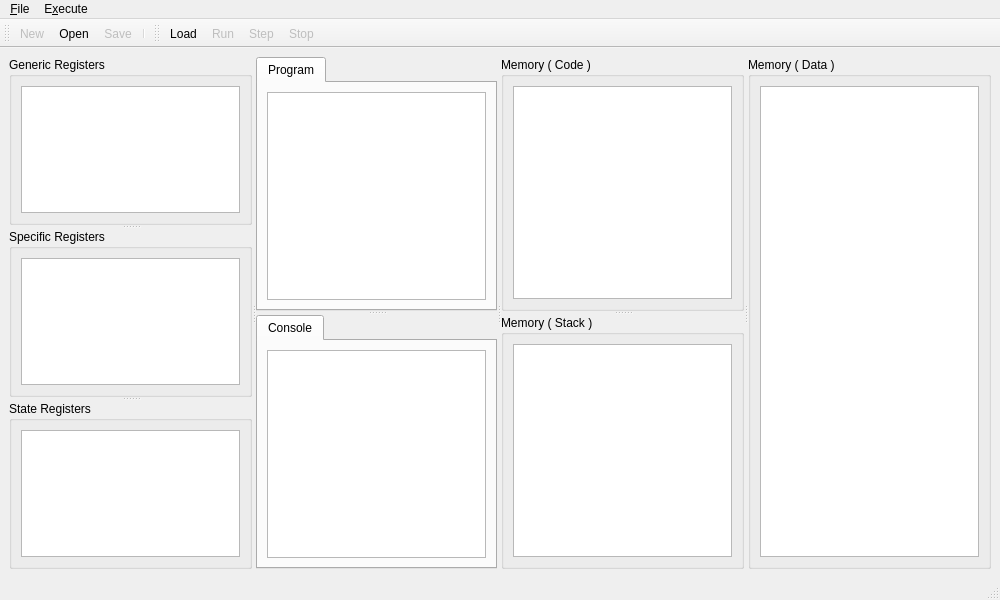
<?xml version="1.0" encoding="UTF-8"?>
<ui version="4.0">
 <class>MainWindow</class>
 <widget class="QMainWindow" name="MainWindow">
  <property name="enabled">
   <bool>true</bool>
  </property>
  <property name="geometry">
   <rect>
    <x>0</x>
    <y>0</y>
    <width>1000</width>
    <height>600</height>
   </rect>
  </property>
  <property name="windowTitle">
   <string>8086 Simulator</string>
  </property>
  <property name="windowIcon">
   <iconset theme="cpu">
    <normaloff>.</normaloff>.</iconset>
  </property>
  <widget class="QWidget" name="mainwidget">
   <layout class="QGridLayout" name="gridLayout_8">
    <item row="0" column="0">
     <widget class="QSplitter" name="mainsplitter">
      <property name="orientation">
       <enum>Qt::Horizontal</enum>
      </property>
      <widget class="QWidget" name="leftwidget" native="true">
       <layout class="QGridLayout" name="gridLayout_11">
        <item row="0" column="0">
         <widget class="QSplitter" name="leftsplitter">
          <property name="orientation">
           <enum>Qt::Vertical</enum>
          </property>
          <property name="childrenCollapsible">
           <bool>false</bool>
          </property>
          <widget class="QGroupBox" name="grpGenRegs">
           <property name="title">
            <string>Generic Registers</string>
           </property>
           <layout class="QVBoxLayout" name="verticalLayout">
            <item>
             <widget class="QTreeView" name="treeGenericRegs"/>
            </item>
           </layout>
          </widget>
          <widget class="QGroupBox" name="grpSpecRegs">
           <property name="title">
            <string>Specific Registers</string>
           </property>
           <layout class="QVBoxLayout" name="verticalLayout_2">
            <item>
             <widget class="QTreeView" name="treeSpecificRegs"/>
            </item>
           </layout>
          </widget>
          <widget class="QGroupBox" name="grpStateRegs">
           <property name="title">
            <string>State Registers</string>
           </property>
           <layout class="QVBoxLayout" name="verticalLayout_3">
            <item>
             <widget class="QTreeView" name="treeStateRegs"/>
            </item>
           </layout>
          </widget>
         </widget>
        </item>
       </layout>
      </widget>
      <widget class="QWidget" name="midwidget" native="true">
       <property name="enabled">
        <bool>true</bool>
       </property>
       <layout class="QGridLayout" name="gridLayout_10">
        <item row="0" column="0">
         <widget class="QSplitter" name="middlesplitter">
          <property name="orientation">
           <enum>Qt::Vertical</enum>
          </property>
          <property name="childrenCollapsible">
           <bool>false</bool>
          </property>
          <widget class="QTabWidget" name="mainTabWidget">
           <property name="currentIndex">
            <number>0</number>
           </property>
           <widget class="QWidget" name="tabPrg">
            <attribute name="icon">
             <iconset theme="document-edit">
              <normaloff>.</normaloff>.</iconset>
            </attribute>
            <attribute name="title">
             <string>Program</string>
            </attribute>
            <attribute name="toolTip">
             <string>Assembly code</string>
            </attribute>
            <layout class="QGridLayout" name="gridLayout_5">
             <item row="0" column="0">
              <widget class="CodeEditor" name="asmEdit">
               <property name="font">
                <font>
                 <family>.SF NS Text</family>
                 <pointsize>10</pointsize>
                </font>
               </property>
              </widget>
             </item>
            </layout>
           </widget>
          </widget>
          <widget class="QTabWidget" name="bottomTabWidget">
           <property name="enabled">
            <bool>true</bool>
           </property>
           <widget class="QWidget" name="tabConsole">
            <attribute name="title">
             <string>Console</string>
            </attribute>
            <layout class="QGridLayout" name="gridLayout">
             <item row="0" column="0">
              <widget class="QPlainTextEdit" name="txtConsole">
               <property name="font">
                <font>
                 <family>.SF NS Text</family>
                 <pointsize>10</pointsize>
                </font>
               </property>
               <property name="lineWrapMode">
                <enum>QPlainTextEdit::NoWrap</enum>
               </property>
               <property name="textInteractionFlags">
                <set>Qt::TextSelectableByKeyboard|Qt::TextSelectableByMouse</set>
               </property>
              </widget>
             </item>
            </layout>
           </widget>
          </widget>
         </widget>
        </item>
       </layout>
      </widget>
      <widget class="QWidget" name="rightWidget" native="true">
       <layout class="QGridLayout" name="gridLayout_3">
        <item row="0" column="0">
         <widget class="QSplitter" name="rightsplitter1">
          <property name="orientation">
           <enum>Qt::Vertical</enum>
          </property>
          <widget class="QGroupBox" name="grpMemory">
           <property name="title">
            <string>Memory ( Code )</string>
           </property>
           <layout class="QVBoxLayout" name="verticalLayout_4">
            <item>
             <widget class="QTreeView" name="treeMemory">
              <property name="alternatingRowColors">
               <bool>true</bool>
              </property>
              <property name="rootIsDecorated">
               <bool>false</bool>
              </property>
             </widget>
            </item>
           </layout>
          </widget>
          <widget class="QGroupBox" name="grpMemory2">
           <property name="title">
            <string>Memory ( Stack )</string>
           </property>
           <layout class="QVBoxLayout" name="verticalLayout_6">
            <item>
             <widget class="QTreeView" name="treeMemory2">
              <property name="alternatingRowColors">
               <bool>true</bool>
              </property>
              <property name="rootIsDecorated">
               <bool>false</bool>
              </property>
             </widget>
            </item>
           </layout>
          </widget>
         </widget>
        </item>
       </layout>
      </widget>
      <widget class="QWidget" name="rightWidget2" native="true">
       <layout class="QGridLayout" name="gridLayout_4">
        <item row="0" column="0">
         <widget class="QGroupBox" name="grpMemory3">
          <property name="title">
           <string>Memory ( Data )</string>
          </property>
          <layout class="QVBoxLayout" name="verticalLayout_11">
           <item>
            <widget class="QTreeView" name="treeMemory3">
             <property name="alternatingRowColors">
              <bool>true</bool>
             </property>
             <property name="rootIsDecorated">
              <bool>false</bool>
             </property>
            </widget>
           </item>
          </layout>
         </widget>
        </item>
       </layout>
      </widget>
     </widget>
    </item>
   </layout>
  </widget>
  <widget class="QMenuBar" name="menubar">
   <property name="geometry">
    <rect>
     <x>0</x>
     <y>0</y>
     <width>1000</width>
     <height>22</height>
    </rect>
   </property>
   <widget class="QMenu" name="menuFile">
    <property name="title">
     <string>&amp;File</string>
    </property>
    <addaction name="actionNew"/>
    <addaction name="actionOpen"/>
    <addaction name="actionSave"/>
    <addaction name="separator"/>
    <addaction name="actionQuit"/>
   </widget>
   <widget class="QMenu" name="menuExecute">
    <property name="title">
     <string>E&amp;xecute</string>
    </property>
    <addaction name="actionLoad"/>
    <addaction name="separator"/>
    <addaction name="actionRun"/>
    <addaction name="actionStep"/>
    <addaction name="actionMicrostep "/>
    <addaction name="actionStop"/>
   </widget>
   <addaction name="menuFile"/>
   <addaction name="menuExecute"/>
  </widget>
  <widget class="QStatusBar" name="statusbar"/>
  <widget class="QToolBar" name="toolbarDefault">
   <property name="windowTitle">
    <string>Default bar</string>
   </property>
   <attribute name="toolBarArea">
    <enum>TopToolBarArea</enum>
   </attribute>
   <attribute name="toolBarBreak">
    <bool>false</bool>
   </attribute>
   <addaction name="actionNew"/>
   <addaction name="actionOpen"/>
   <addaction name="actionSave"/>
   <addaction name="separator"/>
  </widget>
  <widget class="QToolBar" name="toolbarRun">
   <property name="windowTitle">
    <string>Execute bar</string>
   </property>
   <property name="toolButtonStyle">
    <enum>Qt::ToolButtonTextBesideIcon</enum>
   </property>
   <attribute name="toolBarArea">
    <enum>TopToolBarArea</enum>
   </attribute>
   <attribute name="toolBarBreak">
    <bool>false</bool>
   </attribute>
   <addaction name="actionLoad"/>
   <addaction name="actionRun"/>
   <addaction name="actionStep"/>
   <addaction name="actionMicrostep "/>
   <addaction name="actionStop"/>
  </widget>
  <action name="actionNew">
   <property name="enabled">
    <bool>false</bool>
   </property>
   <property name="icon">
    <iconset theme="document-new">
     <normaloff>.</normaloff>.</iconset>
   </property>
   <property name="text">
    <string>&amp;New</string>
   </property>
   <property name="toolTip">
    <string>Create a new program</string>
   </property>
   <property name="statusTip">
    <string>Start a new program</string>
   </property>
   <property name="shortcut">
    <string>Ctrl+N</string>
   </property>
  </action>
  <action name="actionOpen">
   <property name="icon">
    <iconset theme="document-open">
     <normaloff>.</normaloff>.</iconset>
   </property>
   <property name="text">
    <string>&amp;Open</string>
   </property>
   <property name="toolTip">
    <string>Open a saved program</string>
   </property>
   <property name="statusTip">
    <string>Choose a new program to view</string>
   </property>
   <property name="shortcut">
    <string>Ctrl+O</string>
   </property>
  </action>
  <action name="actionSave">
   <property name="enabled">
    <bool>false</bool>
   </property>
   <property name="icon">
    <iconset theme="document-save">
     <normaloff>.</normaloff>.</iconset>
   </property>
   <property name="text">
    <string>&amp;Save</string>
   </property>
   <property name="toolTip">
    <string>Save current program</string>
   </property>
   <property name="statusTip">
    <string>Save current program on disk</string>
   </property>
   <property name="shortcut">
    <string>Ctrl+S</string>
   </property>
  </action>
  <action name="actionQuit">
   <property name="icon">
    <iconset theme="application-exit">
     <normaloff>.</normaloff>.</iconset>
   </property>
   <property name="text">
    <string>&amp;Quit</string>
   </property>
   <property name="statusTip">
    <string>Exit from Austro Simulator</string>
   </property>
   <property name="shortcut">
    <string>Ctrl+Q</string>
   </property>
  </action>
  <action name="actionLoad">
   <property name="icon">
    <iconset theme="media-flash">
     <normaloff>.</normaloff>.</iconset>
   </property>
   <property name="text">
    <string>&amp;Load</string>
   </property>
   <property name="toolTip">
    <string>Load program on memory</string>
   </property>
   <property name="statusTip">
    <string>Load current program on simulator's memory</string>
   </property>
   <property name="shortcut">
    <string>Ctrl+L</string>
   </property>
  </action>
  <action name="actionRun">
   <property name="enabled">
    <bool>false</bool>
   </property>
   <property name="icon">
    <iconset theme="system-run">
     <normaloff>.</normaloff>.</iconset>
   </property>
   <property name="text">
    <string>&amp;Run</string>
   </property>
   <property name="toolTip">
    <string>Run all instructions until the end</string>
   </property>
   <property name="statusTip">
    <string>Run whole program</string>
   </property>
   <property name="shortcut">
    <string>F5</string>
   </property>
  </action>
  <action name="actionStep">
   <property name="enabled">
    <bool>false</bool>
   </property>
   <property name="icon">
    <iconset theme="debug-step-over">
     <normaloff>.</normaloff>.</iconset>
   </property>
   <property name="text">
    <string>&amp;Step</string>
   </property>
   <property name="toolTip">
    <string>Step over current instruction</string>
   </property>
   <property name="statusTip">
    <string>Instruction by instruction execution</string>
   </property>
   <property name="shortcut">
    <string>F8</string>
   </property>
  </action>
  <action name="actionMicrostep ">
   <property name="enabled">
    <bool>false</bool>
   </property>
   <property name="icon">
    <iconset theme="debug-step-into">
     <normaloff>.</normaloff>.</iconset>
   </property>
   <property name="text">
    <string>&amp;Micro-step</string>
   </property>
   <property name="toolTip">
    <string>See steps until the end of instruction</string>
   </property>
   <property name="statusTip">
    <string>Show small steps to execute each instruction</string>
   </property>
   <property name="shortcut">
    <string>F9</string>
   </property>
   <property name="visible">
    <bool>false</bool>
   </property>
  </action>
  <action name="actionStop">
   <property name="enabled">
    <bool>false</bool>
   </property>
   <property name="icon">
    <iconset theme="process-stop">
     <normaloff>.</normaloff>.</iconset>
   </property>
   <property name="text">
    <string>St&amp;op</string>
   </property>
   <property name="toolTip">
    <string>Stop the computer execution</string>
   </property>
   <property name="statusTip">
    <string>Stop program execution</string>
   </property>
   <property name="shortcut">
    <string>F10, F10</string>
   </property>
  </action>
  <action name="actionAbout">
   <property name="icon">
    <iconset theme="help-about">
     <normaloff>.</normaloff>.</iconset>
   </property>
   <property name="text">
    <string>&amp;About</string>
   </property>
   <property name="statusTip">
    <string>About Austro Simulator</string>
   </property>
  </action>
  <action name="actionAboutQt">
   <property name="text">
    <string>About &amp;Qt</string>
   </property>
   <property name="statusTip">
    <string>About Qt</string>
   </property>
  </action>
 </widget>
 <customwidgets>
  <customwidget>
   <class>CodeEditor</class>
   <extends>QPlainTextEdit</extends>
   <header>ui/codeeditor.h</header>
  </customwidget>
 </customwidgets>
 <tabstops>
  <tabstop>asmEdit</tabstop>
  <tabstop>treeGenericRegs</tabstop>
  <tabstop>treeSpecificRegs</tabstop>
  <tabstop>treeStateRegs</tabstop>
  <tabstop>treeMemory</tabstop>
  <tabstop>txtConsole</tabstop>
  <tabstop>mainTabWidget</tabstop>
  <tabstop>bottomTabWidget</tabstop>
 </tabstops>
 <resources/>
 <connections>
  <connection>
   <sender>actionQuit</sender>
   <signal>triggered()</signal>
   <receiver>MainWindow</receiver>
   <slot>close()</slot>
   <hints>
    <hint type="sourcelabel">
     <x>-1</x>
     <y>-1</y>
    </hint>
    <hint type="destinationlabel">
     <x>399</x>
     <y>299</y>
    </hint>
   </hints>
  </connection>
 </connections>
</ui>
